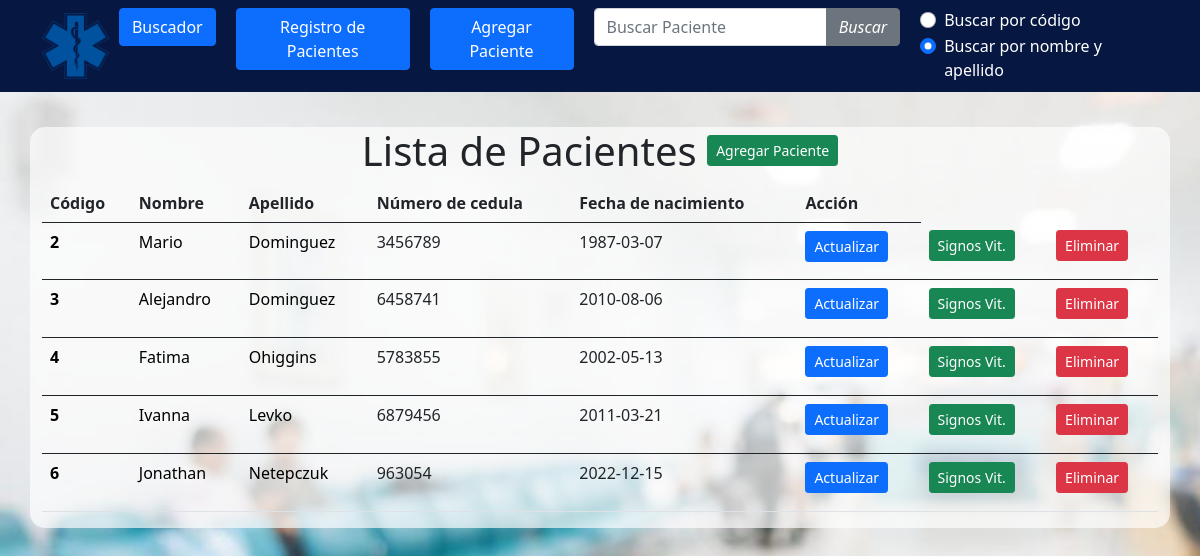
Screenshot of /lista with the database file from the repository.
### website/models.py (models this page shows, shortened)
class Paciente(db.Model, UserMixin):
    id = db.Column(db.Integer, primary_key=True)
    nombre = db.Column(db.String(20), nullable=False)
    apellido = db.Column(db.String(120), nullable=False)
    fecha_nac = db.Column(db.Date, nullable=False)
    num_ci = db.Column(db.String(20), nullable=False)
    signos_vit = db.relationship(
        "Signos", backref="paciente", lazy=True
    )  # mayus post porque se refiere a la clase

### website/routes.py (the view)
@routes.route("/", methods=["GET", "POST"])
@routes.route("/lista")
def lista():
    pacientes = Paciente.query.all()
    return render_template(
        "lista.html", title="Listado", pacientes=pacientes, page="lista"
    )

### website/templates/lista.html (shortened to what this page needs)
{% extends "base.html" %} {% block content %}
<h1>
  Lista de Pacientes
  <a
    type="button"
    class="btn btn-success btn-sm"
    href="{{ url_for('routes.nuevo_pac') }}"
    >Agregar Paciente</a
  >
</h1>
<table class="table">
  <thead>
    <tr>
      <th scope="col">Código</th>
      <th scope="col">Nombre</th>
      <th scope="col">Apellido</th>
      <th scope="col">Número de cedula</th>
      <th scope="col">Fecha de nacimiento</th>
      <th scope="col">Acción</th>
    </tr>
  </thead>
  {% for paciente in pacientes %}
  <tbody>
    <tr>
      <th scope="row">
        <a href="{{ url_for('routes.ficha_pac', id=paciente.id) }}"
          >{{ paciente.id }}</a
        >
      </th>
      <td>
        <a href="{{ url_for('routes.ficha_pac', id=paciente.id) }}"
          >{{ paciente.nombre }}</a
        >
      </td>
      <td>
        <a href="{{ url_for('routes.ficha_pac', id=paciente.id) }}"
          >{{ paciente.apellido }}</a
        >
      </td>
      <td>{{ paciente.num_ci }}</td>
      <td>{{ paciente.fecha_nac }}</td>
      <td>
        <a
          class="btn btn-primary btn-sm"
          href="{{ url_for('routes.actualizar', id=paciente.id) }}"
          >Actualizar</a
        >
      </td>
      <td>
        <a
          class="btn btn-success btn-sm"
          href="{{ url_for('routes.ficha_pac', id=paciente.id) }}"
          >Signos Vit.</a
        >
      </td>
      <td>
        <button
          type="button"
          class="btn btn-danger btn-sm"
          data-bs-toggle="modal"
          data-bs-target="#modal_{{paciente.id}}"
        >
          Eliminar
        </button>
      </td>
    </tr>
  </tbody>
  {% endfor %}
</table>
{% endblock content %}

### website/templates/base.html (shortened to what this page needs)
<head>
  <link href="{{ url_for('static', filename='bootstrap.min.css') }}" rel="stylesheet" type="text/css">
  <link href="{{ url_for('static', filename='estilos.css') }}" rel="stylesheet" type="text/css">
</head>
 <body>
    <nav class="navbar navbar-dark bg-primary navbar-expand-lg">
        <div class="container">
            <img class="logon" src="../static/logo.png">
            <div id="navbarSupportedContent">
                <ul class="navbar-nav me-auto mb-2 mb-lg-0">
                    <li class="nav-item">
                    <a class="btn btn-primary" href="/buscar">Buscador</a>
                    </li>
                    <li class="nav-item">
                    <a class="btn btn-primary" href="/lista">Registro de Pacientes</a>
                    </li>
                    <li class="nav-item">
                    <a class="btn btn-primary" href="/nuevo_pac">Agregar Paciente</a>
                    </li>
                    <li class="nav-item">
                        <form method="post" action="{{url_for('routes.buscar')}}"">
                            <div class="input-group">
                                <input type="text" class="form-control" id="buscar" aria-describedby="buscarPaciente" name="barraBuscar" placeholder="Buscar Paciente"/>
                                <button type="submit" class="btn btn-secondary">
                                    <i class="bi-search">Buscar</i>
                                </button>
                            </div>
                    </li>
                    <li>
                            <div class="form-check">
                                <input class="form-check-input" type="radio" name="buscarpor" id="buscarCod" value="cod"/>
                                <label class="form-check-label-a" for="buscarCod"> Buscar por código </label>
                            </div>
                            <div class="form-check">
                                <input class="form-check-input" type="radio" name="buscarpor" id="buscarNom" value="nom" checked/>
                                <label class="form-check-label-a" for="buscarNom">Buscar por nombre y apellido</label>
                            </div>
                    </li>
                </ul>
            </div>
        </div>
    </nav>
    <main role="main" class="container">
        <div class="row">
            <div class="col-md-8">
            {% block content %}{% endblock %}
            </div>
        </div>
    </main>
  </body>
</html>

### website/static/estilos.css (style rules this page uses)
body { background-image: url("fondo.jpeg"); background-size: cover; }
.btn-primary { color: #fff; background-color: #0d6efd; border-color: #0d6efd; }
.bg-primary { background-color:#061742!important }
.col-md-8 { flex:0 0 auto; width:100%; background-color: rgba(255, 255, 255, 0.668); border-radius: 15px; margin-top: 35px; }
h1 { text-align: center; }
a { text-decoration: none; color: black; }
.btn-success { margin-bottom: 10px; }
.logon { width: 6%; }
li { margin-left: 10px; margin-right: 10px; }
.form-check-label-a { color:white; }

### rows the page displays
Paciente: id "2", nombre "Mario", apellido "Dominguez", num_ci "3456789", fecha_nac "1987-03-07"
Paciente: id "3", nombre "Alejandro", apellido "Dominguez", num_ci "6458741", fecha_nac "2010-08-06"
Paciente: id "4", nombre "Fatima", apellido "Ohiggins", num_ci "5783855", fecha_nac "2002-05-13"
Paciente: id "5", nombre "Ivanna", apellido "Levko", num_ci "6879456", fecha_nac "2011-03-21"
Paciente: id "6", nombre "Jonathan", apellido "Netepczuk", num_ci "963054", fecha_nac "2022-12-15"
